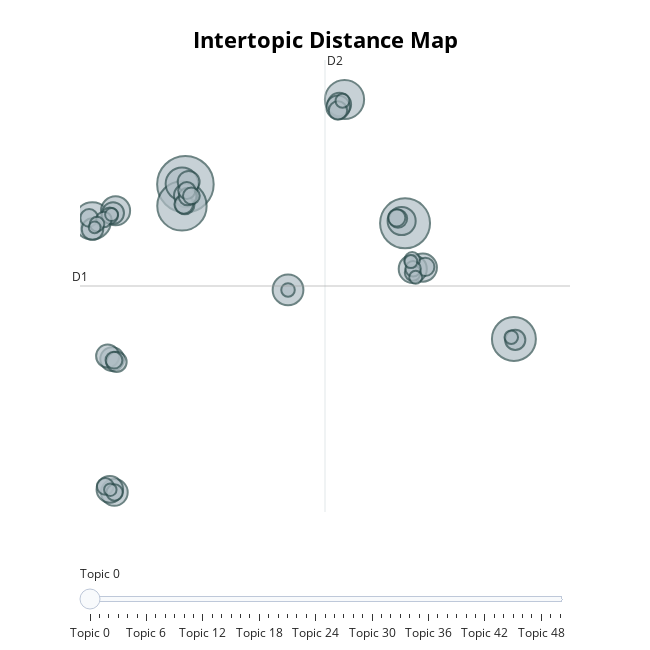

Write notebook code for a chart like this one.
### Markdown cell above
## Visualisierung BERTopic
Nutzung modellspezifischer Visualisierungsmöglichkeiten zur weiterführenden Analyse (Topic Word Scores, Topic over Time, Intertopic Distance Map, Topics per Class).

topic_model.visualize_hierarchy() (https://maartengr.github.io/BERTopic/getting_started/visualization/visualization.html#visualize-probabilities-or-distribution)
topic_model.visualize_documents()
topic_model.visualize_topics()
topic_model.visualize_barchart()
topic_model.visualize_heatmap()
topic_model.visualize_term_rank()
topic_model.visualize_term_rank(log_scale=True)
model.visualize_topics_over_time(topics_over_time, topics=[9, 10, 72, 83, 87, 91])
topic_model.visualize_topics_per_class(topics_per_class)
topic_model.visualize_topics_per_class(topics_per_class)

### Code cell
# Optional: Visualisierung
bertopic_model.visualize_topics()

### Figure 1 — Plotly figure (JSON) as saved in the notebook; plotly's stock layout.template omitted (floating-point values rounded to 4 significant figures; data arrays with more than 128 entries replaced by an {"elided": "..."} marker saying what was removed)
{"data": [{"customdata": {"elided": "51x3 mixed values"}, "hovertemplate": "<b>Topic %{customdata[0]}</b><br>%{customdata[1]}<br>Size: %{customdata[2]}", "legendgroup": "", "marker": {"color": "#B0BEC5", "line": {"color": "DarkSlateGrey", "width": 2}, "size": [227, 177, 173, 137, 109, 98, 76, 67, 60, 56, 56, 56, 51, 50, 40, 39, 39, 39, 38, 34, 34, 33, 29, 29, 26, 25, 24, 24, 24, 22, 22, 21, 21, 20, 20, 20, 19, 19, 18, 17, 17, 17, 15, 14, 13, 13, 12, 12, 12, 11, 10], "sizemode": "area", "sizeref": 0.1419, "symbol": "circle"}, "mode": "markers", "name": "", "orientation": "v", "showlegend": false, "type": "scatter", "x": [1.866, 13.47, 1.684, 19.22, 10.27, -3.049, 1.686, 7.286, -1.822, 13.29, 14.41, 13.87, -1.889, -2.126, -2.002, 1.883, 9.998, 9.926, -2.239, -1.957, 2.037, -3.04, 19.29, -1.771, 1.839, 1.778, 14.53, 9.922, 13.09, 1.978, -3.218, 13.03, 1.939, 2.182, -1.908, -2.365, -1.875, -2.13, 13.87, -2.44, 13.85, 13.89, -2.801, 10.16, 19.07, 7.285, 14.03, -2.032, 13.77, -2.1, -2.927], "xaxis": "x", "y": [14.2, 11.1, 12.48, 1.895, 20.94, 11.28, 14.23, 5.798, 12.09, 11.28, 7.571, 7.467, -10.3, -10.07, 0.3005, 13.31, 20.54, 20.33, 0.538, 11.91, 14.39, 10.64, 1.825, 0.07004, 12.57, 12.6, 7.631, 20.07, 11.47, 13.23, 11.53, 11.53, 13.71, 13.28, 0.2065, -9.828, -10.32, 11.71, 7.159, 11.4, 8.19, 7.482, 11.03, 20.84, 2.035, 5.798, 6.801, 11.79, 8.05, -10.09, 10.77], "yaxis": "y"}], "layout": {"annotations": [{"showarrow": false, "text": "D1", "x": -3.701, "y": 6.11, "yshift": 10}, {"showarrow": false, "text": "D2", "x": 9.238, "xshift": 10, "y": 24.09}], "height": 650, "hoverlabel": {"bgcolor": "white", "font": {"family": "Rockwell", "size": 16}}, "legend": {"itemsizing": "constant", "tracegroupgap": 0}, "margin": {"t": 60}, "shapes": [{"line": {"color": "#CFD8DC", "width": 2}, "type": "line", "x0": 9.238, "x1": 9.238, "y0": -11.87, "y1": 24.09}, {"line": {"color": "#9E9E9E", "width": 2}, "type": "line", "x0": -3.701, "x1": 22.18, "y0": 6.11, "y1": 6.11}], "sliders": [{"active": 0, "pad": {"t": 50}, "steps": [{"args": [{"marker.color": [["red", "#B0BEC5", "#B0BEC5", "#B0BEC5", "#B0BEC5", "#B0BEC5", "#B0BEC5", "#B0BEC5", "#B0BEC5", "#B0BEC5", "#B0BEC5", "#B0BEC5", "#B0BEC5", "#B0BEC5", "#B0BEC5", "#B0BEC5", "#B0BEC5", "#B0BEC5", "#B0BEC5", "#B0BEC5", "#B0BEC5", "#B0BEC5", "#B0BEC5", "#B0BEC5", "#B0BEC5", "#B0BEC5", "#B0BEC5", "#B0BEC5", "#B0BEC5", "#B0BEC5", "#B0BEC5", "#B0BEC5", "#B0BEC5", "#B0BEC5", "#B0BEC5", "#B0BEC5", "#B0BEC5", "#B0BEC5", "#B0BEC5", "#B0BEC5", "#B0BEC5", "#B0BEC5", "#B0BEC5", "#B0BEC5", "#B0BEC5", "#B0BEC5", "#B0BEC5", "#B0BEC5", "#B0BEC5", "#B0BEC5", "#B0BEC5"]]}], "label": "Topic 0", "method": "update"}, {"args": [{"marker.color": [["#B0BEC5", "red", "#B0BEC5", "#B0BEC5", "#B0BEC5", "#B0BEC5", "#B0BEC5", "#B0BEC5", "#B0BEC5", "#B0BEC5", "#B0BEC5", "#B0BEC5", "#B0BEC5", "#B0BEC5", "#B0BEC5", "#B0BEC5", "#B0BEC5", "#B0BEC5", "#B0BEC5", "#B0BEC5", "#B0BEC5", "#B0BEC5", "#B0BEC5", "#B0BEC5", "#B0BEC5", "#B0BEC5", "#B0BEC5", "#B0BEC5", "#B0BEC5", "#B0BEC5", "#B0BEC5", "#B0BEC5", "#B0BEC5", "#B0BEC5", "#B0BEC5", "#B0BEC5", "#B0BEC5", "#B0BEC5", "#B0BEC5", "#B0BEC5", "#B0BEC5", "#B0BEC5", "#B0BEC5", "#B0BEC5", "#B0BEC5", "#B0BEC5", "#B0BEC5", "#B0BEC5", "#B0BEC5", "#B0BEC5", "#B0BEC5"]]}], "label": "Topic 1", "method": "update"}, {"args": [{"marker.color": [["#B0BEC5", "#B0BEC5", "red", "#B0BEC5", "#B0BEC5", "#B0BEC5", "#B0BEC5", "#B0BEC5", "#B0BEC5", "#B0BEC5", "#B0BEC5", "#B0BEC5", "#B0BEC5", "#B0BEC5", "#B0BEC5", "#B0BEC5", "#B0BEC5", "#B0BEC5", "#B0BEC5", "#B0BEC5", "#B0BEC5", "#B0BEC5", "#B0BEC5", "#B0BEC5", "#B0BEC5", "#B0BEC5", "#B0BEC5", "#B0BEC5", "#B0BEC5", "#B0BEC5", "#B0BEC5", "#B0BEC5", "#B0BEC5", "#B0BEC5", "#B0BEC5", "#B0BEC5", "#B0BEC5", "#B0BEC5", "#B0BEC5", "#B0BEC5", "#B0BEC5", "#B0BEC5", "#B0BEC5", "#B0BEC5", "#B0BEC5", "#B0BEC5", "#B0BEC5", "#B0BEC5", "#B0BEC5", "#B0BEC5", "#B0BEC5"]]}], "label": "Topic 2", "method": "update"}, {"args": [{"marker.color": [["#B0BEC5", "#B0BEC5", "#B0BEC5", "red", "#B0BEC5", "#B0BEC5", "#B0BEC5", "#B0BEC5", "#B0BEC5", "#B0BEC5", "#B0BEC5", "#B0BEC5", "#B0BEC5", "#B0BEC5", "#B0BEC5", "#B0BEC5", "#B0BEC5", "#B0BEC5", "#B0BEC5", "#B0BEC5", "#B0BEC5", "#B0BEC5", "#B0BEC5", "#B0BEC5", "#B0BEC5", "#B0BEC5", "#B0BEC5", "#B0BEC5", "#B0BEC5", "#B0BEC5", "#B0BEC5", "#B0BEC5", "#B0BEC5", "#B0BEC5", "#B0BEC5", "#B0BEC5", "#B0BEC5", "#B0BEC5", "#B0BEC5", "#B0BEC5", "#B0BEC5", "#B0BEC5", "#B0BEC5", "#B0BEC5", "#B0BEC5", "#B0BEC5", "#B0BEC5", "#B0BEC5", "#B0BEC5", "#B0BEC5", "#B0BEC5"]]}], "label": "Topic 3", "method": "update"}, {"args": [{"marker.color": [["#B0BEC5", "#B0BEC5", "#B0BEC5", "#B0BEC5", "red", "#B0BEC5", "#B0BEC5", "#B0BEC5", "#B0BEC5", "#B0BEC5", "#B0BEC5", "#B0BEC5", "#B0BEC5", "#B0BEC5", "#B0BEC5", "#B0BEC5", "#B0BEC5", "#B0BEC5", "#B0BEC5", "#B0BEC5", "#B0BEC5", "#B0BEC5", "#B0BEC5", "#B0BEC5", "#B0BEC5", "#B0BEC5", "#B0BEC5", "#B0BEC5", "#B0BEC5", "#B0BEC5", "#B0BEC5", "#B0BEC5", "#B0BEC5", "#B0BEC5", "#B0BEC5", "#B0BEC5", "#B0BEC5", "#B0BEC5", "#B0BEC5", "#B0BEC5", "#B0BEC5", "#B0BEC5", "#B0BEC5", "#B0BEC5", "#B0BEC5", "#B0BEC5", "#B0BEC5", "#B0BEC5", "#B0BEC5", "#B0BEC5", "#B0BEC5"]]}], "label": "Topic 4", "method": "update"}, {"args": [{"marker.color": [["#B0BEC5", "#B0BEC5", "#B0BEC5", "#B0BEC5", "#B0BEC5", "red", "#B0BEC5", "#B0BEC5", "#B0BEC5", "#B0BEC5", "#B0BEC5", "#B0BEC5", "#B0BEC5", "#B0BEC5", "#B0BEC5", "#B0BEC5", "#B0BEC5", "#B0BEC5", "#B0BEC5", "#B0BEC5", "#B0BEC5", "#B0BEC5", "#B0BEC5", "#B0BEC5", "#B0BEC5", "#B0BEC5", "#B0BEC5", "#B0BEC5", "#B0BEC5", "#B0BEC5", "#B0BEC5", "#B0BEC5", "#B0BEC5", "#B0BEC5", "#B0BEC5", "#B0BEC5", "#B0BEC5", "#B0BEC5", "#B0BEC5", "#B0BEC5", "#B0BEC5", "#B0BEC5", "#B0BEC5", "#B0BEC5", "#B0BEC5", "#B0BEC5", "#B0BEC5", "#B0BEC5", "#B0BEC5", "#B0BEC5", "#B0BEC5"]]}], "label": "Topic 5", "method": "update"}, {"args": [{"marker.color": [["#B0BEC5", "#B0BEC5", "#B0BEC5", "#B0BEC5", "#B0BEC5", "#B0BEC5", "red", "#B0BEC5", "#B0BEC5", "#B0BEC5", "#B0BEC5", "#B0BEC5", "#B0BEC5", "#B0BEC5", "#B0BEC5", "#B0BEC5", "#B0BEC5", "#B0BEC5", "#B0BEC5", "#B0BEC5", "#B0BEC5", "#B0BEC5", "#B0BEC5", "#B0BEC5", "#B0BEC5", "#B0BEC5", "#B0BEC5", "#B0BEC5", "#B0BEC5", "#B0BEC5", "#B0BEC5", "#B0BEC5", "#B0BEC5", "#B0BEC5", "#B0BEC5", "#B0BEC5", "#B0BEC5", "#B0BEC5", "#B0BEC5", "#B0BEC5", "#B0BEC5", "#B0BEC5", "#B0BEC5", "#B0BEC5", "#B0BEC5", "#B0BEC5", "#B0BEC5", "#B0BEC5", "#B0BEC5", "#B0BEC5", "#B0BEC5"]]}], "label": "Topic 6", "method": "update"}, {"args": [{"marker.color": [["#B0BEC5", "#B0BEC5", "#B0BEC5", "#B0BEC5", "#B0BEC5", "#B0BEC5", "#B0BEC5", "red", "#B0BEC5", "#B0BEC5", "#B0BEC5", "#B0BEC5", "#B0BEC5", "#B0BEC5", "#B0BEC5", "#B0BEC5", "#B0BEC5", "#B0BEC5", "#B0BEC5", "#B0BEC5", "#B0BEC5", "#B0BEC5", "#B0BEC5", "#B0BEC5", "#B0BEC5", "#B0BEC5", "#B0BEC5", "#B0BEC5", "#B0BEC5", "#B0BEC5", "#B0BEC5", "#B0BEC5", "#B0BEC5", "#B0BEC5", "#B0BEC5", "#B0BEC5", "#B0BEC5", "#B0BEC5", "#B0BEC5", "#B0BEC5", "#B0BEC5", "#B0BEC5", "#B0BEC5", "#B0BEC5", "#B0BEC5", "#B0BEC5", "#B0BEC5", "#B0BEC5", "#B0BEC5", "#B0BEC5", "#B0BEC5"]]}], "label": "Topic 7", "method": "update"}, {"args": [{"marker.color": [["#B0BEC5", "#B0BEC5", "#B0BEC5", "#B0BEC5", "#B0BEC5", "#B0BEC5", "#B0BEC5", "#B0BEC5", "red", "#B0BEC5", "#B0BEC5", "#B0BEC5", "#B0BEC5", "#B0BEC5", "#B0BEC5", "#B0BEC5", "#B0BEC5", "#B0BEC5", "#B0BEC5", "#B0BEC5", "#B0BEC5", "#B0BEC5", "#B0BEC5", "#B0BEC5", "#B0BEC5", "#B0BEC5", "#B0BEC5", "#B0BEC5", "#B0BEC5", "#B0BEC5", "#B0BEC5", "#B0BEC5", "#B0BEC5", "#B0BEC5", "#B0BEC5", "#B0BEC5", "#B0BEC5", "#B0BEC5", "#B0BEC5", "#B0BEC5", "#B0BEC5", "#B0BEC5", "#B0BEC5", "#B0BEC5", "#B0BEC5", "#B0BEC5", "#B0BEC5", "#B0BEC5", "#B0BEC5", "#B0BEC5", "#B0BEC5"]]}], "label": "Topic 8", "method": "update"}, {"args": [{"marker.color": [["#B0BEC5", "#B0BEC5", "#B0BEC5", "#B0BEC5", "#B0BEC5", "#B0BEC5", "#B0BEC5", "#B0BEC5", "#B0BEC5", "red", "#B0BEC5", "#B0BEC5", "#B0BEC5", "#B0BEC5", "#B0BEC5", "#B0BEC5", "#B0BEC5", "#B0BEC5", "#B0BEC5", "#B0BEC5", "#B0BEC5", "#B0BEC5", "#B0BEC5", "#B0BEC5", "#B0BEC5", "#B0BEC5", "#B0BEC5", "#B0BEC5", "#B0BEC5", "#B0BEC5", "#B0BEC5", "#B0BEC5", "#B0BEC5", "#B0BEC5", "#B0BEC5", "#B0BEC5", "#B0BEC5", "#B0BEC5", "#B0BEC5", "#B0BEC5", "#B0BEC5", "#B0BEC5", "#B0BEC5", "#B0BEC5", "#B0BEC5", "#B0BEC5", "#B0BEC5", "#B0BEC5", "#B0BEC5", "#B0BEC5", "#B0BEC5"]]}], "label": "Topic 9", "method": "update"}, {"args": [{"marker.color": [["#B0BEC5", "#B0BEC5", "#B0BEC5", "#B0BEC5", "#B0BEC5", "#B0BEC5", "#B0BEC5", "#B0BEC5", "#B0BEC5", "#B0BEC5", "red", "#B0BEC5", "#B0BEC5", "#B0BEC5", "#B0BEC5", "#B0BEC5", "#B0BEC5", "#B0BEC5", "#B0BEC5", "#B0BEC5", "#B0BEC5", "#B0BEC5", "#B0BEC5", "#B0BEC5", "#B0BEC5", "#B0BEC5", "#B0BEC5", "#B0BEC5", "#B0BEC5", "#B0BEC5", "#B0BEC5", "#B0BEC5", "#B0BEC5", "#B0BEC5", "#B0BEC5", "#B0BEC5", "#B0BEC5", "#B0BEC5", "#B0BEC5", "#B0BEC5", "#B0BEC5", "#B0BEC5", "#B0BEC5", "#B0BEC5", "#B0BEC5", "#B0BEC5", "#B0BEC5", "#B0BEC5", "#B0BEC5", "#B0BEC5", "#B0BEC5"]]}], "label": "Topic 10", "method": "update"}, {"args": [{"marker.color": [["#B0BEC5", "#B0BEC5", "#B0BEC5", "#B0BEC5", "#B0BEC5", "#B0BEC5", "#B0BEC5", "#B0BEC5", "#B0BEC5", "#B0BEC5", "#B0BEC5", "red", "#B0BEC5", "#B0BEC5", "#B0BEC5", "#B0BEC5", "#B0BEC5", "#B0BEC5", "#B0BEC5", "#B0BEC5", "#B0BEC5", "#B0BEC5", "#B0BEC5", "#B0BEC5", "#B0BEC5", "#B0BEC5", "#B0BEC5", "#B0BEC5", "#B0BEC5", "#B0BEC5", "#B0BEC5", "#B0BEC5", "#B0BEC5", "#B0BEC5", "#B0BEC5", "#B0BEC5", "#B0BEC5", "#B0BEC5", "#B0BEC5", "#B0BEC5", "#B0BEC5", "#B0BEC5", "#B0BEC5", "#B0BEC5", "#B0BEC5", "#B0BEC5", "#B0BEC5", "#B0BEC5", "#B0BEC5", "#B0BEC5", "#B0BEC5"]]}], "label": "Topic 11", "method": "update"}, {"args": [{"marker.color": [["#B0BEC5", "#B0BEC5", "#B0BEC5", "#B0BEC5", "#B0BEC5", "#B0BEC5", "#B0BEC5", "#B0BEC5", "#B0BEC5", "#B0BEC5", "#B0BEC5", "#B0BEC5", "red", "#B0BEC5", "#B0BEC5", "#B0BEC5", "#B0BEC5", "#B0BEC5", "#B0BEC5", "#B0BEC5", "#B0BEC5", "#B0BEC5", "#B0BEC5", "#B0BEC5", "#B0BEC5", "#B0BEC5", "#B0BEC5", "#B0BEC5", "#B0BEC5", "#B0BEC5", "#B0BEC5", "#B0BEC5", "#B0BEC5", "#B0BEC5", "#B0BEC5", "#B0BEC5", "#B0BEC5", "#B0BEC5", "#B0BEC5", "#B0BEC5", "#B0BEC5", "#B0BEC5", "#B0BEC5", "#B0BEC5", "#B0BEC5", "#B0BEC5", "#B0BEC5", "#B0BEC5", "#B0BEC5", "#B0BEC5", "#B0BEC5"]]}], "label": "Topic 12", "method": "update"}, {"args": [{"marker.color": [["#B0BEC5", "#B0BEC5", "#B0BEC5", "#B0BEC5", "#B0BEC5", "#B0BEC5", "#B0BEC5", "#B0BEC5", "#B0BEC5", "#B0BEC5", "#B0BEC5", "#B0BEC5", "#B0BEC5", "red", "#B0BEC5", "#B0BEC5", "#B0BEC5", "#B0BEC5", "#B0BEC5", "#B0BEC5", "#B0BEC5", "#B0BEC5", "#B0BEC5", "#B0BEC5", "#B0BEC5", "#B0BEC5", "#B0BEC5", "#B0BEC5", "#B0BEC5", "#B0BEC5", "#B0BEC5", "#B0BEC5", "#B0BEC5", "#B0BEC5", "#B0BEC5", "#B0BEC5", "#B0BEC5", "#B0BEC5", "#B0BEC5", "#B0BEC5", "#B0BEC5", "#B0BEC5", "#B0BEC5", "#B0BEC5", "#B0BEC5", "#B0BEC5", "#B0BEC5", "#B0BEC5", "#B0BEC5", "#B0BEC5", "#B0BEC5"]]}], "label": "Topic 13", "method": "update"}, {"args": [{"marker.color": [["#B0BEC5", "#B0BEC5", "#B0BEC5", "#B0BEC5", "#B0BEC5", "#B0BEC5", "#B0BEC5", "#B0BEC5", "#B0BEC5", "#B0BEC5", "#B0BEC5", "#B0BEC5", "#B0BEC5", "#B0BEC5", "red", "#B0BEC5", "#B0BEC5", "#B0BEC5", "#B0BEC5", "#B0BEC5", "#B0BEC5", "#B0BEC5", "#B0BEC5", "#B0BEC5", "#B0BEC5", "#B0BEC5", "#B0BEC5", "#B0BEC5", "#B0BEC5", "#B0BEC5", "#B0BEC5", "#B0BEC5", "#B0BEC5", "#B0BEC5", "#B0BEC5", "#B0BEC5", "#B0BEC5", "#B0BEC5", "#B0BEC5", "#B0BEC5", "#B0BEC5", "#B0BEC5", "#B0BEC5", "#B0BEC5", "#B0BEC5", "#B0BEC5", "#B0BEC5", "#B0BEC5", "#B0BEC5", "#B0BEC5", "#B0BEC5"]]}], "label": "Topic 14", "method": "update"}, {"args": [{"marker.color": [["#B0BEC5", "#B0BEC5", "#B0BEC5", "#B0BEC5", "#B0BEC5", "#B0BEC5", "#B0BEC5", "#B0BEC5", "#B0BEC5", "#B0BEC5", "#B0BEC5", "#B0BEC5", "#B0BEC5", "#B0BEC5", "#B0BEC5", "red", "#B0BEC5", "#B0BEC5", "#B0BEC5", "#B0BEC5", "#B0BEC5", "#B0BEC5", "#B0BEC5", "#B0BEC5", "#B0BEC5", "#B0BEC5", "#B0BEC5", "#B0BEC5", "#B0BEC5", "#B0BEC5", "#B0BEC5", "#B0BEC5", "#B0BEC5", "#B0BEC5", "#B0BEC5", "#B0BEC5", "#B0BEC5", "#B0BEC5", "#B0BEC5", "#B0BEC5", "#B0BEC5", "#B0BEC5", "#B0BEC5", "#B0BEC5", "#B0BEC5", "#B0BEC5", "#B0BEC5", "#B0BEC5", "#B0BEC5", "#B0BEC5", "#B0BEC5"]]}], "label": "Topic 15", "method": "update"}, {"args": [{"marker.color": [["#B0BEC5", "#B0BEC5", "#B0BEC5", "#B0BEC5", "#B0BEC5", "#B0BEC5", "#B0BEC5", "#B0BEC5", "#B0BEC5", "#B0BEC5", "#B0BEC5", "#B0BEC5", "#B0BEC5", "#B0BEC5", "#B0BEC5", "#B0BEC5", "red", "#B0BEC5", "#B0BEC5", "#B0BEC5", "#B0BEC5", "#B0BEC5", "#B0BEC5", "#B0BEC5", "#B0BEC5", "#B0BEC5", "#B0BEC5", "#B0BEC5", "#B0BEC5", "#B0BEC5", "#B0BEC5", "#B0BEC5", "#B0BEC5", "#B0BEC5", "#B0BEC5", "#B0BEC5", "#B0BEC5", "#B0BEC5", "#B0BEC5", "#B0BEC5", "#B0BEC5", "#B0BEC5", "#B0BEC5", "#B0BEC5", "#B0BEC5", "#B0BEC5", "#B0BEC5", "#B0BEC5", "#B0BEC5", "#B0BEC5", "#B0BEC5"]]}], "label": "Topic 16", "method": "update"}, {"args": [{"marker.color": [["#B0BEC5", "#B0BEC5", "#B0BEC5", "#B0BEC5", "#B0BEC5", "#B0BEC5", "#B0BEC5", "#B0BEC5", "#B0BEC5", "#B0BEC5", "#B0BEC5", "#B0BEC5", "#B0BEC5", "#B0BEC5", "#B0BEC5", "#B0BEC5", "#B0BEC5", "red", "#B0BEC5", "#B0BEC5", "#B0BEC5", "#B0BEC5", "#B0BEC5", "#B0BEC5", "#B0BEC5", "#B0BEC5", "#B0BEC5", "#B0BEC5", "#B0BEC5", "#B0BEC5", "#B0BEC5", "#B0BEC5", "#B0BEC5", "#B0BEC5", "#B0BEC5", "#B0BEC5", "#B0BEC5", "#B0BEC5", "#B0BEC5", "#B0BEC5", "#B0BEC5", "#B0BEC5", "#B0BEC5", "#B0BEC5", "#B0BEC5", "#B0BEC5", "#B0BEC5", "#B0BEC5", "#B0BEC5", "#B0BEC5", "#B0BEC5"]]}], "label": "Topic 17", "method": "update"}, {"args": [{"marker.color": [["#B0BEC5", "#B0BEC5", "#B0BEC5", "#B0BEC5", "#B0BEC5", "#B0BEC5", "#B0BEC5", "#B0BEC5", "#B0BEC5", "#B0BEC5", "#B0BEC5", "#B0BEC5", "#B0BEC5", "#B0BEC5", "#B0BEC5", "#B0BEC5", "#B0BEC5", "#B0BEC5", "red", "#B0BEC5", "#B0BEC5", "#B0BEC5", "#B0BEC5", "#B0BEC5", "#B0BEC5", "#B0BEC5", "#B0BEC5", "#B0BEC5", "#B0BEC5", "#B0BEC5", "#B0BEC5", "#B0BEC5", "#B0BEC5", "#B0BEC5", "#B0BEC5", "#B0BEC5", "#B0BEC5", "#B0BEC5", "#B0BEC5", "#B0BEC5", "#B0BEC5", "#B0BEC5", "#B0BEC5", "#B0BEC5", "#B0BEC5", "#B0BEC5", "#B0BEC5", "#B0BEC5", "#B0BEC5", "#B0BEC5", "#B0BEC5"]]}], "label": "Topic 18", "method": "update"}, {"args": [{"marker.color": [["#B0BEC5", "#B0BEC5", "#B0BEC5", "#B0BEC5", "#B0BEC5", "#B0BEC5", "#B0BEC5", "#B0BEC5", "#B0BEC5", "#B0BEC5", "#B0BEC5", "#B0BEC5", "#B0BEC5", "#B0BEC5", "#B0BEC5", "#B0BEC5", "#B0BEC5", "#B0BEC5", "#B0BEC5", "red", "#B0BEC5", "#B0BEC5", "#B0BEC5", "#B0BEC5", "#B0BEC5", "#B0BEC5", "#B0BEC5", "#B0BEC5", "#B0BEC5", "#B0BEC5", "#B0BEC5", "#B0BEC5", "#B0BEC5", "#B0BEC5", "#B0BEC5", "#B0BEC5", "#B0BEC5", "#B0BEC5", "#B0BEC5", "#B0BEC5", "#B0BEC5", "#B0BEC5", "#B0BEC5", "#B0BEC5", "#B0BEC5", "#B0BEC5", "#B0BEC5", "#B0BEC5", "#B0BEC5", "#B0BEC5", "#B0BEC5"]]}], "label": "Topic 19", "method": "update"}, {"args": [{"marker.color": [["#B0BEC5", "#B0BEC5", "#B0BEC5", "#B0BEC5", "#B0BEC5", "#B0BEC5", "#B0BEC5", "#B0BEC5", "#B0BEC5", "#B0BEC5", "#B0BEC5", "#B0BEC5", "#B0BEC5", "#B0BEC5", "#B0BEC5", "#B0BEC5", "#B0BEC5", "#B0BEC5", "#B0BEC5", "#B0BEC5", "red", "#B0BEC5", "#B0BEC5", "#B0BEC5", "#B0BEC5", "#B0BEC5", "#B0BEC5", "#B0BEC5", "#B0BEC5", "#B0BEC5", "#B0BEC5", "#B0BEC5", "#B0BEC5", "#B0BEC5", "#B0BEC5", "#B0BEC5", "#B0BEC5", "#B0BEC5", "#B0BEC5", "#B0BEC5", "#B0BEC5", "#B0BEC5", "#B0BEC5", "#B0BEC5", "#B0BEC5", "#B0BEC5", "#B0BEC5", "#B0BEC5", "#B0BEC5", "#B0BEC5", "#B0BEC5"]]}], "label": "Topic 20", "method": "update"}, {"args": [{"marker.color": [["#B0BEC5", "#B0BEC5", "#B0BEC5", "#B0BEC5", "#B0BEC5", "#B0BEC5", "#B0BEC5", "#B0BEC5", "#B0BEC5", "#B0BEC5", "#B0BEC5", "#B0BEC5", "#B0BEC5", "#B0BEC5", "#B0BEC5", "#B0BEC5", "#B0BEC5", "#B0BEC5", "#B0BEC5", "#B0BEC5", "#B0BEC5", "red", "#B0BEC5", "#B0BEC5", "#B0BEC5", "#B0BEC5", "#B0BEC5", "#B0BEC5", "#B0BEC5", "#B0BEC5", "#B0BEC5", "#B0BEC5", "#B0BEC5", "#B0BEC5", "#B0BEC5", "#B0BEC5", "#B0BEC5", "#B0BEC5", "#B0BEC5", "#B0BEC5", "#B0BEC5", "#B0BEC5", "#B0BEC5", "#B0BEC5", "#B0BEC5", "#B0BEC5", "#B0BEC5", "#B0BEC5", "#B0BEC5", "#B0BEC5", "#B0BEC5"]]}], "label": "Topic 21", "method": "update"}, {"args": [{"marker.color": [["#B0BEC5", "#B0BEC5", "#B0BEC5", "#B0BEC5", "#B0BEC5", "#B0BEC5", "#B0BEC5", "#B0BEC5", "#B0BEC5", "#B0BEC5", "#B0BEC5", "#B0BEC5", "#B0BEC5", "#B0BEC5", "#B0BEC5", "#B0BEC5", "#B0BEC5", "#B0BEC5", "#B0BEC5", "#B0BEC5", "#B0BEC5", "#B0BEC5", "red", "#B0BEC5", "#B0BEC5", "#B0BEC5", "#B0BEC5", "#B0BEC5", "#B0BEC5", "#B0BEC5", "#B0BEC5", "#B0BEC5", "#B0BEC5", "#B0BEC5", "#B0BEC5", "#B0BEC5", "#B0BEC5", "#B0BEC5", "#B0BEC5", "#B0BEC5", "#B0BEC5", "#B0BEC5", "#B0BEC5", "#B0BEC5", "#B0BEC5", "#B0BEC5", "#B0BEC5", "#B0BEC5", "#B0BEC5", "#B0BEC5", "#B0BEC5"]]}], "label": "Topic 22", "method": "update"}, {"args": [{"marker.color": [["#B0BEC5", "#B0BEC5", "#B0BEC5", "#B0BEC5", "#B0BEC5", "#B0BEC5", "#B0BEC5", "#B0BEC5", "#B0BEC5", "#B0BEC5", "#B0BEC5", "#B0BEC5", "#B0BEC5", "#B0BEC5", "#B0BEC5", "#B0BEC5", "#B0BEC5", "#B0BEC5", "#B0BEC5", "#B0BEC5", "#B0BEC5", "#B0BEC5", "#B0BEC5", "red", "#B0BEC5", "#B0BEC5", "#B0BEC5", "#B0BEC5", "#B0BEC5", "#B0BEC5", "#B0BEC5", "#B0BEC5", "#B0BEC5", "#B0BEC5", "#B0BEC5", "#B0BEC5", "#B0BEC5", "#B0BEC5", "#B0BEC5", "#B0BEC5", "#B0BEC5", "#B0BEC5", "#B0BEC5", "#B0BEC5", "#B0BEC5", "#B0BEC5", "#B0BEC5", "#B0BEC5", "#B0BEC5", "#B0BEC5", "#B0BEC5"]]}], "label": "Topic 23", "method": "update"}, {"args": [{"marker.color": [["#B0BEC5", "#B0BEC5", "#B0BEC5", "#B0BEC5", "#B0BEC5", "#B0BEC5", "#B0BEC5", "#B0BEC5", "#B0BEC5", "#B0BEC5", "#B0BEC5", "#B0BEC5", "#B0BEC5", "#B0BEC5", "#B0BEC5", "#B0BEC5", "#B0BEC5", "#B0BEC5", "#B0BEC5", "#B0BEC5", "#B0BEC5", "#B0BEC5", "#B0BEC5", "#B0BEC5", "red", "#B0BEC5", "#B0BEC5", "#B0BEC5", "#B0BEC5", "#B0BEC5", "#B0BEC5", "#B0BEC5", "#B0BEC5", "#B0BEC5", "#B0BEC5", "#B0BEC5", "#B0BEC5", "#B0BEC5", "#B0BEC5", "#B0BEC5", "#B0BEC5", "#B0BEC5", "#B0BEC5", "#B0BEC5", "#B0BEC5", "#B0BEC5", "#B0BEC5", "#B0BEC5", "#B0BEC5", "#B0BEC5", "#B0BEC5"]]}], "label": "Topic 24", "method": "update"}, {"args": [{"marker.color": [["#B0BEC5", "#B0BEC5", "#B0BEC5", "#B0BEC5", "#B0BEC5", "#B0BEC5", "#B0BEC5", "#B0BEC5", "#B0BEC5", "#B0BEC5", "#B0BEC5", "#B0BEC5", "#B0BEC5", "#B0BEC5", "#B0BEC5", "#B0BEC5", "#B0BEC5", "#B0BEC5", "#B0BEC5", "#B0BEC5", "#B0BEC5", "#B0BEC5", "#B0BEC5", "#B0BEC5", "#B0BEC5", "red", "#B0BEC5", "#B0BEC5", "#B0BEC5", "#B0BEC5", "#B0BEC5", "#B0BEC5", "#B0BEC5", "#B0BEC5", "#B0BEC5", "#B0BEC5", "#B0BEC5", "#B0BEC5", "#B0BEC5", "#B0BEC5", "#B0BEC5", "#B0BEC5", "#B0BEC5", "#B0BEC5", "#B0BEC5", "#B0BEC5", "#B0BEC5", "#B0BEC5", "#B0BEC5", "#B0BEC5", "#B0BEC5"]]}], "label": "Topic 25", "method": "update"}, {"args": [{"marker.color": [["#B0BEC5", "#B0BEC5", "#B0BEC5", "#B0BEC5", "#B0BEC5", "#B0BEC5", "#B0BEC5", "#B0BEC5", "#B0BEC5", "#B0BEC5", "#B0BEC5", "#B0BEC5", "#B0BEC5", "#B0BEC5", "#B0BEC5", "#B0BEC5", "#B0BEC5", "#B0BEC5", "#B0BEC5", "#B0BEC5", "#B0BEC5", "#B0BEC5", "#B0BEC5", "#B0BEC5", "#B0BEC5", "#B0BEC5", "red", "#B0BEC5", "#B0BEC5", "#B0BEC5", "#B0BEC5", "#B0BEC5", "#B0BEC5", "#B0BEC5", "#B0BEC5", "#B0BEC5", "#B0BEC5", "#B0BEC5", "#B0BEC5", "#B0BEC5", "#B0BEC5", "#B0BEC5", "#B0BEC5", "#B0BEC5", "#B0BEC5", "#B0BEC5", "#B0BEC5", "#B0BEC5", "#B0BEC5", "#B0BEC5", "#B0BEC5"]]}], "label": "Topic 26", "method": "update"}, {"args": [{"marker.color": [["#B0BEC5", "#B0BEC5", "#B0BEC5", "#B0BEC5", "#B0BEC5", "#B0BEC5", "#B0BEC5", "#B0BEC5", "#B0BEC5", "#B0BEC5", "#B0BEC5", "#B0BEC5", "#B0BEC5", "#B0BEC5", "#B0BEC5", "#B0BEC5", "#B0BEC5", "#B0BEC5", "#B0BEC5", "#B0BEC5", "#B0BEC5", "#B0BEC5", "#B0BEC5", "#B0BEC5", "#B0BEC5", "#B0BEC5", "#B0BEC5", "red", "#B0BEC5", "#B0BEC5", "#B0BEC5", "#B0BEC5", "#B0BEC5", "#B0BEC5", "#B0BEC5", "#B0BEC5", "#B0BEC5", "#B0BEC5", "#B0BEC5", "#B0BEC5", "#B0BEC5", "#B0BEC5", "#B0BEC5", "#B0BEC5", "#B0BEC5", "#B0BEC5", "#B0BEC5", "#B0BEC5", "#B0BEC5", "#B0BEC5", "#B0BEC5"]]}], "label": "Topic 27", "method": "update"}, {"args": [{"marker.color": [["#B0BEC5", "#B0BEC5", "#B0BEC5", "#B0BEC5", "#B0BEC5", "#B0BEC5", "#B0BEC5", "#B0BEC5", "#B0BEC5", "#B0BEC5", "#B0BEC5", "#B0BEC5", "#B0BEC5", "#B0BEC5", "#B0BEC5", "#B0BEC5", "#B0BEC5", "#B0BEC5", "#B0BEC5", "#B0BEC5", "#B0BEC5", "#B0BEC5", "#B0BEC5", "#B0BEC5", "#B0BEC5", "#B0BEC5", "#B0BEC5", "#B0BEC5", "red", "#B0BEC5", "#B0BEC5", "#B0BEC5", "#B0BEC5", "#B0BEC5", "#B0BEC5", "#B0BEC5", "#B0BEC5", "#B0BEC5", "#B0BEC5", "#B0BEC5", "#B0BEC5", "#B0BEC5", "#B0BEC5", "#B0BEC5", "#B0BEC5", "#B0BEC5", "#B0BEC5", "#B0BEC5", "#B0BEC5", "#B0BEC5", "#B0BEC5"]]}], "label": "Topic 28", "method": "update"}, {"args": [{"marker.color": [["#B0BEC5", "#B0BEC5", "#B0BEC5", "#B0BEC5", "#B0BEC5", "#B0BEC5", "#B0BEC5", "#B0BEC5", "#B0BEC5", "#B0BEC5", "#B0BEC5", "#B0BEC5", "#B0BEC5", "#B0BEC5", "#B0BEC5", "#B0BEC5", "#B0BEC5", "#B0BEC5", "#B0BEC5", "#B0BEC5", "#B0BEC5", "#B0BEC5", "#B0BEC5", "#B0BEC5", "#B0BEC5", "#B0BEC5", "#B0BEC5", "#B0BEC5", "#B0BEC5", "red", "#B0BEC5", "#B0BEC5", "#B0BEC5", "#B0BEC5", "#B0BEC5", "#B0BEC5", "#B0BEC5", "#B0BEC5", "#B0BEC5", "#B0BEC5", "#B0BEC5", "#B0BEC5", "#B0BEC5", "#B0BEC5", "#B0BEC5", "#B0BEC5", "#B0BEC5", "#B0BEC5", "#B0BEC5", "#B0BEC5", "#B0BEC5"]]}], "label": "Topic 29", "method": "update"}, {"args": [{"marker.color": [["#B0BEC5", "#B0BEC5", "#B0BEC5", "#B0BEC5", "#B0BEC5", "#B0BEC5", "#B0BEC5", "#B0BEC5", "#B0BEC5", "#B0BEC5", "#B0BEC5", "#B0BEC5", "#B0BEC5", "#B0BEC5", "#B0BEC5", "#B0BEC5", "#B0BEC5", "#B0BEC5", "#B0BEC5", "#B0BEC5", "#B0BEC5", "#B0BEC5", "#B0BEC5", "#B0BEC5", "#B0BEC5", "#B0BEC5", "#B0BEC5", "#B0BEC5", "#B0BEC5", "#B0BEC5", "red", "#B0BEC5", "#B0BEC5", "#B0BEC5", "#B0BEC5", "#B0BEC5", "#B0BEC5", "#B0BEC5", "#B0BEC5", "#B0BEC5", "#B0BEC5", "#B0BEC5", "#B0BEC5", "#B0BEC5", "#B0BEC5", "#B0BEC5", "#B0BEC5", "#B0BEC5", "#B0BEC5", "#B0BEC5", "#B0BEC5"]]}], "label": "Topic 30", "method": "update"}, {"args": [{"marker.color": [["#B0BEC5", "#B0BEC5", "#B0BEC5", "#B0BEC5", "#B0BEC5", "#B0BEC5", "#B0BEC5", "#B0BEC5", "#B0BEC5", "#B0BEC5", "#B0BEC5", "#B0BEC5", "#B0BEC5", "#B0BEC5", "#B0BEC5", "#B0BEC5", "#B0BEC5", "#B0BEC5", "#B0BEC5", "#B0BEC5", "#B0BEC5", "#B0BEC5", "#B0BEC5", "#B0BEC5", "#B0BEC5", "#B0BEC5", "#B0BEC5", "#B0BEC5", "#B0BEC5", "#B0BEC5", "#B0BEC5", "red", "#B0BEC5", "#B0BEC5", "#B0BEC5", "#B0BEC5", "#B0BEC5", "#B0BEC5", "#B0BEC5", "#B0BEC5", "#B0BEC5", "#B0BEC5", "#B0BEC5", "#B0BEC5", "#B0BEC5", "#B0BEC5", "#B0BEC5", "#B0BEC5", "#B0BEC5", "#B0BEC5", "#B0BEC5"]]}], "label": "Topic 31", "method": "update"}, {"args": [{"marker.color": [["#B0BEC5", "#B0BEC5", "#B0BEC5", "#B0BEC5", "#B0BEC5", "#B0BEC5", "#B0BEC5", "#B0BEC5", "#B0BEC5", "#B0BEC5", "#B0BEC5", "#B0BEC5", "#B0BEC5", "#B0BEC5", "#B0BEC5", "#B0BEC5", "#B0BEC5", "#B0BEC5", "#B0BEC5", "#B0BEC5", "#B0BEC5", "#B0BEC5", "#B0BEC5", "#B0BEC5", "#B0BEC5", "#B0BEC5", "#B0BEC5", "#B0BEC5", "#B0BEC5", "#B0BEC5", "#B0BEC5", "#B0BEC5", "red", "#B0BEC5", "#B0BEC5", "#B0BEC5", "#B0BEC5", "#B0BEC5", "#B0BEC5", "#B0BEC5", "#B0BEC5", "#B0BEC5", "#B0BEC5", "#B0BEC5", "#B0BEC5", "#B0BEC5", "#B0BEC5", "#B0BEC5", "#B0BEC5", "#B0BEC5", "#B0BEC5"]]}], "label": "Topic 32", "method": "update"}, {"args": [{"marker.color": [["#B0BEC5", "#B0BEC5", "#B0BEC5", "#B0BEC5", "#B0BEC5", "#B0BEC5", "#B0BEC5", "#B0BEC5", "#B0BEC5", "#B0BEC5", "#B0BEC5", "#B0BEC5", "#B0BEC5", "#B0BEC5", "#B0BEC5", "#B0BEC5", "#B0BEC5", "#B0BEC5", "#B0BEC5", "#B0BEC5", "#B0BEC5", "#B0BEC5", "#B0BEC5", "#B0BEC5", "#B0BEC5", "#B0BEC5", "#B0BEC5", "#B0BEC5", "#B0BEC5", "#B0BEC5", "#B0BEC5", "#B0BEC5", "#B0BEC5", "red", "#B0BEC5", "#B0BEC5", "#B0BEC5", "#B0BEC5", "#B0BEC5", "#B0BEC5", "#B0BEC5", "#B0BEC5", "#B0BEC5", "#B0BEC5", "#B0BEC5", "#B0BEC5", "#B0BEC5", "#B0BEC5", "#B0BEC5", "#B0BEC5", "#B0BEC5"]]}], "label": "Topic 33", "method": "update"}, {"args": [{"marker.color": [["#B0BEC5", "#B0BEC5", "#B0BEC5", "#B0BEC5", "#B0BEC5", "#B0BEC5", "#B0BEC5", "#B0BEC5", "#B0BEC5", "#B0BEC5", "#B0BEC5", "#B0BEC5", "#B0BEC5", "#B0BEC5", "#B0BEC5", "#B0BEC5", "#B0BEC5", "#B0BEC5", "#B0BEC5", "#B0BEC5", "#B0BEC5", "#B0BEC5", "#B0BEC5", "#B0BEC5", "#B0BEC5", "#B0BEC5", "#B0BEC5", "#B0BEC5", "#B0BEC5", "#B0BEC5", "#B0BEC5", "#B0BEC5", "#B0BEC5", "#B0BEC5", "red", "#B0BEC5", "#B0BEC5", "#B0BEC5", "#B0BEC5", "#B0BEC5", "#B0BEC5", "#B0BEC5", "#B0BEC5", "#B0BEC5", "#B0BEC5", "#B0BEC5", "#B0BEC5", "#B0BEC5", "#B0BEC5", "#B0BEC5", "#B0BEC5"]]}], "label": "Topic 34", "method": "update"}, {"args": [{"marker.color": [["#B0BEC5", "#B0BEC5", "#B0BEC5", "#B0BEC5", "#B0BEC5", "#B0BEC5", "#B0BEC5", "#B0BEC5", "#B0BEC5", "#B0BEC5", "#B0BEC5", "#B0BEC5", "#B0BEC5", "#B0BEC5", "#B0BEC5", "#B0BEC5", "#B0BEC5", "#B0BEC5", "#B0BEC5", "#B0BEC5", "#B0BEC5", "#B0BEC5", "#B0BEC5", "#B0BEC5", "#B0BEC5", "#B0BEC5", "#B0BEC5", "#B0BEC5", "#B0BEC5", "#B0BEC5", "#B0BEC5", "#B0BEC5", "#B0BEC5", "#B0BEC5", "#B0BEC5", "red", "#B0BEC5", "#B0BEC5", "#B0BEC5", "#B0BEC5", "#B0BEC5", "#B0BEC5", "#B0BEC5", "#B0BEC5", "#B0BEC5", "#B0BEC5", "#B0BEC5", "#B0BEC5", "#B0BEC5", "#B0BEC5", "#B0BEC5"]]}], "label": "Topic 35", "method": "update"}, {"args": [{"marker.color": [["#B0BEC5", "#B0BEC5", "#B0BEC5", "#B0BEC5", "#B0BEC5", "#B0BEC5", "#B0BEC5", "#B0BEC5", "#B0BEC5", "#B0BEC5", "#B0BEC5", "#B0BEC5", "#B0BEC5", "#B0BEC5", "#B0BEC5", "#B0BEC5", "#B0BEC5", "#B0BEC5", "#B0BEC5", "#B0BEC5", "#B0BEC5", "#B0BEC5", "#B0BEC5", "#B0BEC5", "#B0BEC5", "#B0BEC5", "#B0BEC5", "#B0BEC5", "#B0BEC5", "#B0BEC5", "#B0BEC5", "#B0BEC5", "#B0BEC5", "#B0BEC5", "#B0BEC5", "#B0BEC5", "red", "#B0BEC5", "#B0BEC5", "#B0BEC5", "#B0BEC5", "#B0BEC5", "#B0BEC5", "#B0BEC5", "#B0BEC5", "#B0BEC5", "#B0BEC5", "#B0BEC5", "#B0BEC5", "#B0BEC5", "#B0BEC5"]]}], "label": "Topic 36", "method": "update"}, {"args": [{"marker.color": [["#B0BEC5", "#B0BEC5", "#B0BEC5", "#B0BEC5", "#B0BEC5", "#B0BEC5", "#B0BEC5", "#B0BEC5", "#B0BEC5", "#B0BEC5", "#B0BEC5", "#B0BEC5", "#B0BEC5", "#B0BEC5", "#B0BEC5", "#B0BEC5", "#B0BEC5", "#B0BEC5", "#B0BEC5", "#B0BEC5", "#B0BEC5", "#B0BEC5", "#B0BEC5", "#B0BEC5", "#B0BEC5", "#B0BEC5", "#B0BEC5", "#B0BEC5", "#B0BEC5", "#B0BEC5", "#B0BEC5", "#B0BEC5", "#B0BEC5", "#B0BEC5", "#B0BEC5", "#B0BEC5", "#B0BEC5", "red", "#B0BEC5", "#B0BEC5", "#B0BEC5", "#B0BEC5", "#B0BEC5", "#B0BEC5", "#B0BEC5", "#B0BEC5", "#B0BEC5", "#B0BEC5", "#B0BEC5", "#B0BEC5", "#B0BEC5"]]}], "label": "Topic 37", "method": "update"}, {"args": [{"marker.color": [["#B0BEC5", "#B0BEC5", "#B0BEC5", "#B0BEC5", "#B0BEC5", "#B0BEC5", "#B0BEC5", "#B0BEC5", "#B0BEC5", "#B0BEC5", "#B0BEC5", "#B0BEC5", "#B0BEC5", "#B0BEC5", "#B0BEC5", "#B0BEC5", "#B0BEC5", "#B0BEC5", "#B0BEC5", "#B0BEC5", "#B0BEC5", "#B0BEC5", "#B0BEC5", "#B0BEC5", "#B0BEC5", "#B0BEC5", "#B0BEC5", "#B0BEC5", "#B0BEC5", "#B0BEC5", "#B0BEC5", "#B0BEC5", "#B0BEC5", "#B0BEC5", "#B0BEC5", "#B0BEC5", "#B0BEC5", "#B0BEC5", "red", "#B0BEC5", "#B0BEC5", "#B0BEC5", "#B0BEC5", "#B0BEC5", "#B0BEC5", "#B0BEC5", "#B0BEC5", "#B0BEC5", "#B0BEC5", "#B0BEC5", "#B0BEC5"]]}], "label": "Topic 38", "method": "update"}, {"args": [{"marker.color": [["#B0BEC5", "#B0BEC5", "#B0BEC5", "#B0BEC5", "#B0BEC5", "#B0BEC5", "#B0BEC5", "#B0BEC5", "#B0BEC5", "#B0BEC5", "#B0BEC5", "#B0BEC5", "#B0BEC5", "#B0BEC5", "#B0BEC5", "#B0BEC5", "#B0BEC5", "#B0BEC5", "#B0BEC5", "#B0BEC5", "#B0BEC5", "#B0BEC5", "#B0BEC5", "#B0BEC5", "#B0BEC5", "#B0BEC5", "#B0BEC5", "#B0BEC5", "#B0BEC5", "#B0BEC5", "#B0BEC5", "#B0BEC5", "#B0BEC5", "#B0BEC5", "#B0BEC5", "#B0BEC5", "#B0BEC5", "#B0BEC5", "#B0BEC5", "red", "#B0BEC5", "#B0BEC5", "#B0BEC5", "#B0BEC5", "#B0BEC5", "#B0BEC5", "#B0BEC5", "#B0BEC5", "#B0BEC5", "#B0BEC5", "#B0BEC5"]]}], "label": "Topic 39", "method": "update"}, {"args": [{"marker.color": [["#B0BEC5", "#B0BEC5", "#B0BEC5", "#B0BEC5", "#B0BEC5", "#B0BEC5", "#B0BEC5", "#B0BEC5", "#B0BEC5", "#B0BEC5", "#B0BEC5", "#B0BEC5", "#B0BEC5", "#B0BEC5", "#B0BEC5", "#B0BEC5", "#B0BEC5", "#B0BEC5", "#B0BEC5", "#B0BEC5", "#B0BEC5", "#B0BEC5", "#B0BEC5", "#B0BEC5", "#B0BEC5", "#B0BEC5", "#B0BEC5", "#B0BEC5", "#B0BEC5", "#B0BEC5", "#B0BEC5", "#B0BEC5", "#B0BEC5", "#B0BEC5", "#B0BEC5", "#B0BEC5", "#B0BEC5", "#B0BEC5", "#B0BEC5", "#B0BEC5", "red", "#B0BEC5", "#B0BEC5", "#B0BEC5", "#B0BEC5", "#B0BEC5", "#B0BEC5", "#B0BEC5", "#B0BEC5", "#B0BEC5", "#B0BEC5"]]}], "label": "Topic 40", "method": "update"}, {"args": [{"marker.color": [["#B0BEC5", "#B0BEC5", "#B0BEC5", "#B0BEC5", "#B0BEC5", "#B0BEC5", "#B0BEC5", "#B0BEC5", "#B0BEC5", "#B0BEC5", "#B0BEC5", "#B0BEC5", "#B0BEC5", "#B0BEC5", "#B0BEC5", "#B0BEC5", "#B0BEC5", "#B0BEC5", "#B0BEC5", "#B0BEC5", "#B0BEC5", "#B0BEC5", "#B0BEC5", "#B0BEC5", "#B0BEC5", "#B0BEC5", "#B0BEC5", "#B0BEC5", "#B0BEC5", "#B0BEC5", "#B0BEC5", "#B0BEC5", "#B0BEC5", "#B0BEC5", "#B0BEC5", "#B0BEC5", "#B0BEC5", "#B0BEC5", "#B0BEC5", "#B0BEC5", "#B0BEC5", "red", "#B0BEC5", "#B0BEC5", "#B0BEC5", "#B0BEC5", "#B0BEC5", "#B0BEC5", "#B0BEC5", "#B0BEC5", "#B0BEC5"]]}], "label": "Topic 41", "method": "update"}, {"args": [{"marker.color": [["#B0BEC5", "#B0BEC5", "#B0BEC5", "#B0BEC5", "#B0BEC5", "#B0BEC5", "#B0BEC5", "#B0BEC5", "#B0BEC5", "#B0BEC5", "#B0BEC5", "#B0BEC5", "#B0BEC5", "#B0BEC5", "#B0BEC5", "#B0BEC5", "#B0BEC5", "#B0BEC5", "#B0BEC5", "#B0BEC5", "#B0BEC5", "#B0BEC5", "#B0BEC5", "#B0BEC5", "#B0BEC5", "#B0BEC5", "#B0BEC5", "#B0BEC5", "#B0BEC5", "#B0BEC5", "#B0BEC5", "#B0BEC5", "#B0BEC5", "#B0BEC5", "#B0BEC5", "#B0BEC5", "#B0BEC5", "#B0BEC5", "#B0BEC5", "#B0BEC5", "#B0BEC5", "#B0BEC5", "red", "#B0BEC5", "#B0BEC5", "#B0BEC5", "#B0BEC5", "#B0BEC5", "#B0BEC5", "#B0BEC5", "#B0BEC5"]]}], "label": "Topic 42", "method": "update"}, {"args": [{"marker.color": [["#B0BEC5", "#B0BEC5", "#B0BEC5", "#B0BEC5", "#B0BEC5", "#B0BEC5", "#B0BEC5", "#B0BEC5", "#B0BEC5", "#B0BEC5", "#B0BEC5", "#B0BEC5", "#B0BEC5", "#B0BEC5", "#B0BEC5", "#B0BEC5", "#B0BEC5", "#B0BEC5", "#B0BEC5", "#B0BEC5", "#B0BEC5", "#B0BEC5", "#B0BEC5", "#B0BEC5", "#B0BEC5", "#B0BEC5", "#B0BEC5", "#B0BEC5", "#B0BEC5", "#B0BEC5", "#B0BEC5", "#B0BEC5", "#B0BEC5", "#B0BEC5", "#B0BEC5", "#B0BEC5", "#B0BEC5", "#B0BEC5", "#B0BEC5", "#B0BEC5", "#B0BEC5", "#B0BEC5", "#B0BEC5", "red", "#B0BEC5", "#B0BEC5", "#B0BEC5", "#B0BEC5", "#B0BEC5", "#B0BEC5", "#B0BEC5"]]}], "label": "Topic 43", "method": "update"}, {"args": [{"marker.color": [["#B0BEC5", "#B0BEC5", "#B0BEC5", "#B0BEC5", "#B0BEC5", "#B0BEC5", "#B0BEC5", "#B0BEC5", "#B0BEC5", "#B0BEC5", "#B0BEC5", "#B0BEC5", "#B0BEC5", "#B0BEC5", "#B0BEC5", "#B0BEC5", "#B0BEC5", "#B0BEC5", "#B0BEC5", "#B0BEC5", "#B0BEC5", "#B0BEC5", "#B0BEC5", "#B0BEC5", "#B0BEC5", "#B0BEC5", "#B0BEC5", "#B0BEC5", "#B0BEC5", "#B0BEC5", "#B0BEC5", "#B0BEC5", "#B0BEC5", "#B0BEC5", "#B0BEC5", "#B0BEC5", "#B0BEC5", "#B0BEC5", "#B0BEC5", "#B0BEC5", "#B0BEC5", "#B0BEC5", "#B0BEC5", "#B0BEC5", "red", "#B0BEC5", "#B0BEC5", "#B0BEC5", "#B0BEC5", "#B0BEC5", "#B0BEC5"]]}], "label": "Topic 44", "method": "update"}, {"args": [{"marker.color": [["#B0BEC5", "#B0BEC5", "#B0BEC5", "#B0BEC5", "#B0BEC5", "#B0BEC5", "#B0BEC5", "#B0BEC5", "#B0BEC5", "#B0BEC5", "#B0BEC5", "#B0BEC5", "#B0BEC5", "#B0BEC5", "#B0BEC5", "#B0BEC5", "#B0BEC5", "#B0BEC5", "#B0BEC5", "#B0BEC5", "#B0BEC5", "#B0BEC5", "#B0BEC5", "#B0BEC5", "#B0BEC5", "#B0BEC5", "#B0BEC5", "#B0BEC5", "#B0BEC5", "#B0BEC5", "#B0BEC5", "#B0BEC5", "#B0BEC5", "#B0BEC5", "#B0BEC5", "#B0BEC5", "#B0BEC5", "#B0BEC5", "#B0BEC5", "#B0BEC5", "#B0BEC5", "#B0BEC5", "#B0BEC5", "#B0BEC5", "#B0BEC5", "red", "#B0BEC5", "#B0BEC5", "#B0BEC5", "#B0BEC5", "#B0BEC5"]]}], "label": "Topic 45", "method": "update"}, {"args": [{"marker.color": [["#B0BEC5", "#B0BEC5", "#B0BEC5", "#B0BEC5", "#B0BEC5", "#B0BEC5", "#B0BEC5", "#B0BEC5", "#B0BEC5", "#B0BEC5", "#B0BEC5", "#B0BEC5", "#B0BEC5", "#B0BEC5", "#B0BEC5", "#B0BEC5", "#B0BEC5", "#B0BEC5", "#B0BEC5", "#B0BEC5", "#B0BEC5", "#B0BEC5", "#B0BEC5", "#B0BEC5", "#B0BEC5", "#B0BEC5", "#B0BEC5", "#B0BEC5", "#B0BEC5", "#B0BEC5", "#B0BEC5", "#B0BEC5", "#B0BEC5", "#B0BEC5", "#B0BEC5", "#B0BEC5", "#B0BEC5", "#B0BEC5", "#B0BEC5", "#B0BEC5", "#B0BEC5", "#B0BEC5", "#B0BEC5", "#B0BEC5", "#B0BEC5", "#B0BEC5", "red", "#B0BEC5", "#B0BEC5", "#B0BEC5", "#B0BEC5"]]}], "label": "Topic 46", "method": "update"}, {"args": [{"marker.color": [["#B0BEC5", "#B0BEC5", "#B0BEC5", "#B0BEC5", "#B0BEC5", "#B0BEC5", "#B0BEC5", "#B0BEC5", "#B0BEC5", "#B0BEC5", "#B0BEC5", "#B0BEC5", "#B0BEC5", "#B0BEC5", "#B0BEC5", "#B0BEC5", "#B0BEC5", "#B0BEC5", "#B0BEC5", "#B0BEC5", "#B0BEC5", "#B0BEC5", "#B0BEC5", "#B0BEC5", "#B0BEC5", "#B0BEC5", "#B0BEC5", "#B0BEC5", "#B0BEC5", "#B0BEC5", "#B0BEC5", "#B0BEC5", "#B0BEC5", "#B0BEC5", "#B0BEC5", "#B0BEC5", "#B0BEC5", "#B0BEC5", "#B0BEC5", "#B0BEC5", "#B0BEC5", "#B0BEC5", "#B0BEC5", "#B0BEC5", "#B0BEC5", "#B0BEC5", "#B0BEC5", "red", "#B0BEC5", "#B0BEC5", "#B0BEC5"]]}], "label": "Topic 47", "method": "update"}, {"args": [{"marker.color": [["#B0BEC5", "#B0BEC5", "#B0BEC5", "#B0BEC5", "#B0BEC5", "#B0BEC5", "#B0BEC5", "#B0BEC5", "#B0BEC5", "#B0BEC5", "#B0BEC5", "#B0BEC5", "#B0BEC5", "#B0BEC5", "#B0BEC5", "#B0BEC5", "#B0BEC5", "#B0BEC5", "#B0BEC5", "#B0BEC5", "#B0BEC5", "#B0BEC5", "#B0BEC5", "#B0BEC5", "#B0BEC5", "#B0BEC5", "#B0BEC5", "#B0BEC5", "#B0BEC5", "#B0BEC5", "#B0BEC5", "#B0BEC5", "#B0BEC5", "#B0BEC5", "#B0BEC5", "#B0BEC5", "#B0BEC5", "#B0BEC5", "#B0BEC5", "#B0BEC5", "#B0BEC5", "#B0BEC5", "#B0BEC5", "#B0BEC5", "#B0BEC5", "#B0BEC5", "#B0BEC5", "#B0BEC5", "red", "#B0BEC5", "#B0BEC5"]]}], "label": "Topic 48", "method": "update"}, {"args": [{"marker.color": [["#B0BEC5", "#B0BEC5", "#B0BEC5", "#B0BEC5", "#B0BEC5", "#B0BEC5", "#B0BEC5", "#B0BEC5", "#B0BEC5", "#B0BEC5", "#B0BEC5", "#B0BEC5", "#B0BEC5", "#B0BEC5", "#B0BEC5", "#B0BEC5", "#B0BEC5", "#B0BEC5", "#B0BEC5", "#B0BEC5", "#B0BEC5", "#B0BEC5", "#B0BEC5", "#B0BEC5", "#B0BEC5", "#B0BEC5", "#B0BEC5", "#B0BEC5", "#B0BEC5", "#B0BEC5", "#B0BEC5", "#B0BEC5", "#B0BEC5", "#B0BEC5", "#B0BEC5", "#B0BEC5", "#B0BEC5", "#B0BEC5", "#B0BEC5", "#B0BEC5", "#B0BEC5", "#B0BEC5", "#B0BEC5", "#B0BEC5", "#B0BEC5", "#B0BEC5", "#B0BEC5", "#B0BEC5", "#B0BEC5", "red", "#B0BEC5"]]}], "label": "Topic 49", "method": "update"}, {"args": [{"marker.color": [["#B0BEC5", "#B0BEC5", "#B0BEC5", "#B0BEC5", "#B0BEC5", "#B0BEC5", "#B0BEC5", "#B0BEC5", "#B0BEC5", "#B0BEC5", "#B0BEC5", "#B0BEC5", "#B0BEC5", "#B0BEC5", "#B0BEC5", "#B0BEC5", "#B0BEC5", "#B0BEC5", "#B0BEC5", "#B0BEC5", "#B0BEC5", "#B0BEC5", "#B0BEC5", "#B0BEC5", "#B0BEC5", "#B0BEC5", "#B0BEC5", "#B0BEC5", "#B0BEC5", "#B0BEC5", "#B0BEC5", "#B0BEC5", "#B0BEC5", "#B0BEC5", "#B0BEC5", "#B0BEC5", "#B0BEC5", "#B0BEC5", "#B0BEC5", "#B0BEC5", "#B0BEC5", "#B0BEC5", "#B0BEC5", "#B0BEC5", "#B0BEC5", "#B0BEC5", "#B0BEC5", "#B0BEC5", "#B0BEC5", "#B0BEC5", "red"]]}], "label": "Topic 50", "method": "update"}]}], "title": {"font": {"color": "Black", "size": 22}, "text": "<b>Intertopic Distance Map</b>", "x": 0.5, "xanchor": "center", "y": 0.95, "yanchor": "top"}, "width": 650, "xaxis": {"anchor": "y", "domain": [0, 1], "range": [-3.701, 22.18], "title": {"text": ""}, "visible": false}, "yaxis": {"anchor": "x", "domain": [0, 1], "range": [-11.87, 24.09], "title": {"text": ""}, "visible": false}}}
